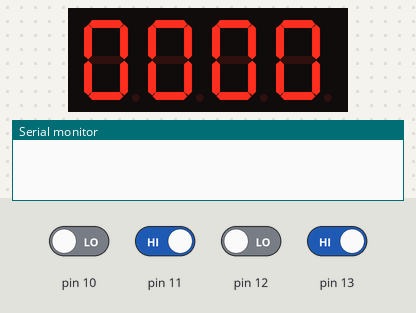
Simulated run of this sketch. Board: Arduino Uno, built with avr-gcc and run on an emulated ATmega328P. Parts: 4-digit seven-segment display, the last lines printed to the serial monitor. Wiring (inferred from the names in the program): 4-digit 7-segment display, segments lit when LOW: segments pin 2, pin 3, pin 4, pin 5, pin 6, pin 7, pin 8; digit selects A3, A2, A1, A0. The inputs (shaded band) are chosen by the test bench; at power-on: pin 11, pin 13 HIGH, pin 10, pin 12 LOW. The segment pins are drawn as the display they are named for.

Above: at 1.2 s.
1.3 s: pin 11 driven LOW
At 2.0 s:
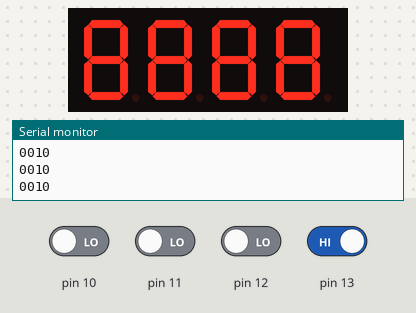
2.8 s: pin 10 driven HIGH
At 4.0 s:
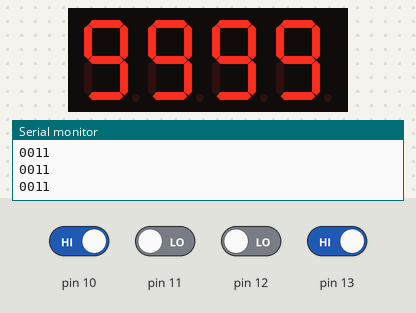
4.4 s: pin 13 driven LOW
At 5.7 s:
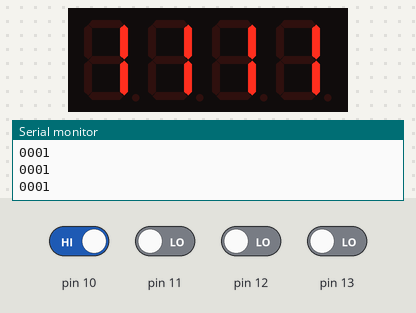
6.0 s: pin 11 driven HIGH
At 7.2 s:
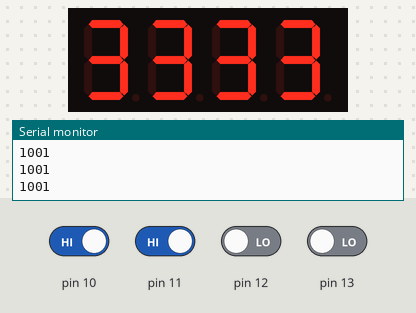
7.5 s: pin 12 driven HIGH
At 8.0 s:
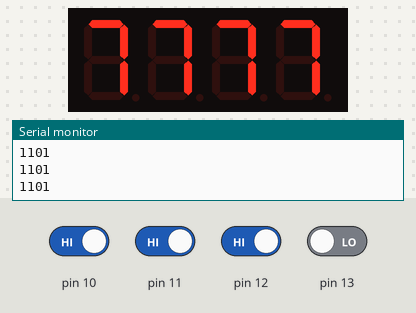
9.1 s: pin 10 driven LOW
At 9.6 s:
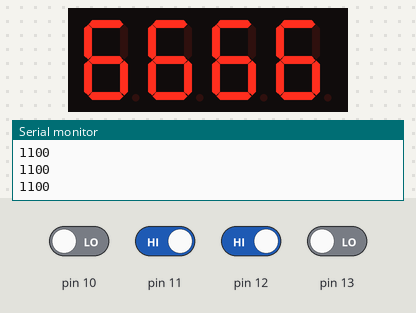
Timing chart, 0 to 11.7 s (numbered marks = the images above; inputs shaded):
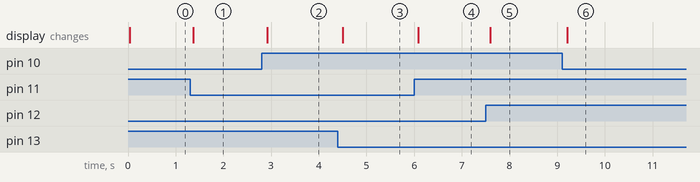

Measured:
- after the input at 1.3 s, the display: changes after 0.06 s (image 1)
- after the input at 2.8 s, the display: changes after 0.12 s (image 2)
- after the input at 4.4 s, the display: changes after 0.10 s (image 3)
- after the input at 6.0 s, the display: changes after 0.08 s (image 4)
- after the input at 7.5 s, the display: changes after 0.10 s (image 5)
- after the input at 9.1 s, the display: changes after 0.11 s (image 6)

The sketch:

Three_recev.ino
```cpp
#include <TimerOne.h>
#include "Timer.h"

Timer t; // craete a timer object
int del = 5;//Set del as 5; the value is the degree of fine tuning for the clock

int timer_event = 0;
int count=0;
int digits[6];
int digits1[6];
int i1=0;

int first_digit = 0;
int second_digit = 0;
int third_digit = 0;
int fourth_digit = 0;

int d1=0;
int d2=0;
int d3=0;
int d4=0;

int a = 8;
int b = 7;
int c = 6;
int d = 5;
int e = 4;
int f = 3;
int g = 2;
//int p = 9;

int CA_1 = A3;
int CA_2 = A2;
int CA_3 = A1;
int CA_4 = A0;

//int CAS[4] = {10,11,12,13};
int CAS[4] = {A0,A1,A2,A3};

//int rec_byte[4];


 void setup()
{
  Serial.begin(9600);
  //Serial.println("please Enter a number");
  pinMode(CA_1, OUTPUT);
  pinMode(CA_2, OUTPUT);
  pinMode(CA_3, OUTPUT);
  pinMode(CA_4, OUTPUT);
  pinMode(a, OUTPUT);
  pinMode(b, OUTPUT);
  pinMode(c, OUTPUT);
  pinMode(d, OUTPUT);
  pinMode(e, OUTPUT);
  pinMode(f, OUTPUT);
  pinMode(g, OUTPUT);
  pinMode(10,INPUT);
  pinMode(11,INPUT);
  pinMode(12,INPUT);
  pinMode(13,INPUT);

  display_blank();
}

void loop()
{
  d1=digitalRead(10);
  d2=digitalRead(11);
  d3=digitalRead(12);
  d4=digitalRead(13);

  for(int i1=0;i1<=5;i1++)
    {
      if(d1==HIGH&&d2==LOW&&d3==HIGH&&d4==LOW)
        {
          digits1[i1]=0xA;
          digits[i1]=0xA;
          Serial.println(d1);
          Serial.print(d2);
          Serial.print(d3);
          Serial.print(d4);
        }
       else if(d1==LOW&&d2==LOW&&d3==LOW&&d4==LOW)
        {
          digits1[i1]=0;
          digits[i1]=0;


          Serial.println(d1);
          Serial.print(d2);
          Serial.print(d3);
          Serial.print(d4);
         }
       else if(d1==HIGH&&d2==LOW&&d3==LOW&&d4==LOW)
        {
          digits1[i1]=1;
          digits[i1]=1;


          Serial.println(d1);
          Serial.print(d2);
          Serial.print(d3);
          Serial.print(d4);
        }
       else if(d1==LOW&&d2==HIGH&&d3==LOW&&d4==LOW)
        {
          digits1[i1]=2;
          digits[i1]=2;


          Serial.println(d1);
          Serial.print(d2);
          Serial.print(d3);
          Serial.print(d4);
        }
       else if(d1==HIGH&&d2==HIGH&&d3==LOW&&d4==LOW)
        {
          digits1[i1]=3;
          digits[i1]=3;


          Serial.println(d1);
          Serial.print(d2);
          Serial.print(d3);
          Serial.print(d4);
        }
       else if(d1==LOW&&d2==LOW&&d3==HIGH&&d4==LOW)
        {
          digits1[i1]=4;
           digits[i1]=4;


          Serial.println(d1);
          Serial.print(d2);
          Serial.print(d3);
          Serial.print(d4);
        }
       else if(d1==HIGH&&d2==LOW&&d3==HIGH&&d4==LOW)
        {
          digits1[i1]=5;
          digits[i1]=5;


          Serial.println(d1);
          Serial.print(d2);
          Serial.print(d3);
          Serial.print(d4);
        }
       else if(d1==LOW&&d2==HIGH&&d3==HIGH&&d4==LOW)
        {
          digits1[i1]=6;
          digits[i1]=6;


          Serial.println(d1);
          Serial.print(d2);
          Serial.print(d3);
          Serial.print(d4);
        }
       else if(d1==HIGH&&d2==HIGH&&d3==HIGH&&d4==LOW)
        {
          digits1[i1]=7;
          digits[i1]=7;


          Serial.println(d1);
          Serial.print(d2);
          Serial.print(d3);
          Serial.print(d4);
        }
       else if(d1==LOW&&d2==LOW&&d3==LOW&&d4==HIGH)
        {
          digits1[i1]=8;
          digits[i1]=8;


          Serial.println(d1);
          Serial.print(d2);
          Serial.print(d3);
          Serial.print(d4);
        }
       else if(d1==HIGH&&d2==LOW&&d3==LOW&&d4==HIGH)
        {
          digits1[i1]=9;
          digits[i1]=9;


          Serial.println(d1);
          Serial.print(d2);
          Serial.print(d3);
          Serial.print(d4);
        }
      else if(d1==HIGH&&d2==HIGH&&d3==HIGH&&d4==HIGH)

    {
      digits1[i1]=0xE;
          digits[i1]=0xE;


          Serial.println(d1);
          Serial.print(d2);
          Serial.print(d3);
          Serial.print(d4);

    }
}
display_number();
}

void display_number()
{
  clearLEDs();//clear the 7-segment display screen
  pickDigit(0);//Light up 7-segment display d1
  pickNumber(digits[1]);// get the value of d1
  delay(del);//delay 5ms

  clearLEDs();//clear the 7-segment display screen
  pickDigit(1);//Light up 7-segment display d2
  pickNumber(digits[2]);// get the value of d2
  delay(del);//delay 5ms

  clearLEDs();//clear the 7-segment display screen
  pickDigit(2);//Light up 7-segment display d3
  pickNumber(digits[3]);//get the value of d3
  delay(del);//delay 5ms

  clearLEDs();//clear the 7-segment display screen
  pickDigit(3);//Light up 7-segment display d4
  pickNumber(digits[4]);//Get the value of d4
  delay(del);//delay 5ms

  count++;
  if (count == 5)
  {
    count = 0;
  }
}

void display_blank()
{
  //clearLEDs();
  pickDigit(0);
  pickNumber(0);
  //delay(del);

  //clearLEDs();
  pickDigit(1);
  pickNumber(0);
  //delay(del);

  //clearLEDs();
  pickDigit(2);
  pickNumber(0);
  //delay(del);

  //clearLEDs();
  pickDigit(3);
  pickNumber(0);
  //delay(del);
}

void pickDigit(int x) //light up a 7-segment display
{
  digitalWrite(CA_1, HIGH);
  digitalWrite(CA_2, HIGH);
  digitalWrite(CA_3, HIGH);
  digitalWrite(CA_4, HIGH);

  switch(x)
  {
    case 0:
    digitalWrite(CA_1, LOW);//Light d1 up
    break;
    case 1:
    digitalWrite(CA_2, LOW); //Light d2 up
    break;
    case 2:
    digitalWrite(CA_3, LOW); //Light d3 up
    break;
    default:
    digitalWrite(CA_4, LOW); //Light d4 up
    break;
  }
}

void pickNumber(int x)
{
  switch(x)
  {
    default:zero();
    break;

    case 1:one();
    break;

    case 2:two();
    break;

    case 3:three();
    break;

    case 4:four();
    break;

    case 5:five();
    break;

    case 6:six();
    break;

    case 7:seven();
    break;

    case 8:eight();
    break;

    case 9:nine();
    break;
  }
}

void cathode_high()
{ //turn off all 4 digits
  digitalWrite(CA_1, HIGH);
  digitalWrite(CA_2, HIGH);
  digitalWrite(CA_3, HIGH);
  digitalWrite(CA_4, HIGH);
}

void clearLEDs() //clear the 7-segment display screen
{
  digitalWrite(a, HIGH);
  digitalWrite(b, HIGH);
  digitalWrite(c, HIGH);
  digitalWrite(d, HIGH);
  digitalWrite(e, HIGH);
  digitalWrite(f, HIGH);
  digitalWrite(g, HIGH);
//  digitalWrite(p, HIGH);
}

void zero()
{
  digitalWrite(a, HIGH);
  digitalWrite(b, LOW);
  digitalWrite(c, LOW);
  digitalWrite(d, LOW);
  digitalWrite(e, LOW);
  digitalWrite(f, LOW);
  digitalWrite(g, LOW);
}

void one()
{
  digitalWrite(a, HIGH);
  digitalWrite(b, HIGH);
  digitalWrite(c, HIGH);
  digitalWrite(d, HIGH);
  digitalWrite(e, LOW);
  digitalWrite(f, LOW);
  digitalWrite(g, HIGH);
}

void two()
{
  digitalWrite(a, LOW);
  digitalWrite(b, HIGH);
  digitalWrite(c, LOW);
  digitalWrite(d, LOW);
  digitalWrite(e, HIGH);
  digitalWrite(f, LOW);
  digitalWrite(g, LOW);
}
void three()
{
  digitalWrite(a, LOW);
  digitalWrite(b, HIGH);
  digitalWrite(c, HIGH);
  digitalWrite(d, LOW);
  digitalWrite(e, LOW);
  digitalWrite(f, LOW);
  digitalWrite(g, LOW);
}

void four()
{
  digitalWrite(a, LOW);
  digitalWrite(b, LOW);
  digitalWrite(c, HIGH);
  digitalWrite(d, HIGH);
  digitalWrite(e, LOW);
  digitalWrite(f, LOW);
  digitalWrite(g, HIGH);
}

void five()
{
  digitalWrite(a, LOW);
  digitalWrite(b, LOW);
  digitalWrite(c, HIGH);
  digitalWrite(d, LOW);
  digitalWrite(e, LOW);
  digitalWrite(f, HIGH);
  digitalWrite(g, LOW);
}

void six()
{
  digitalWrite(a, LOW);
  digitalWrite(b, LOW);
  digitalWrite(c, LOW);
  digitalWrite(d, LOW);
  digitalWrite(e, LOW);
  digitalWrite(f, HIGH);
  digitalWrite(g, LOW);
}

void seven()
{
  digitalWrite(a, HIGH);
  digitalWrite(b, HIGH);
  digitalWrite(c, HIGH);
  digitalWrite(d, HIGH);
  digitalWrite(e, LOW);
  digitalWrite(f, LOW);
  digitalWrite(g, LOW);
}

void eight()
{
  digitalWrite(a, LOW);
  digitalWrite(b, LOW);
  digitalWrite(c, LOW);
  digitalWrite(d, LOW);
  digitalWrite(e, LOW);
  digitalWrite(f, LOW);
  digitalWrite(g, LOW);
}

void nine()
{
  digitalWrite(a, LOW);
  digitalWrite(b, LOW);
  digitalWrite(c, HIGH);
  digitalWrite(d, LOW);
  digitalWrite(e, LOW);
  digitalWrite(f, LOW);
  digitalWrite(g, LOW);
}
```
